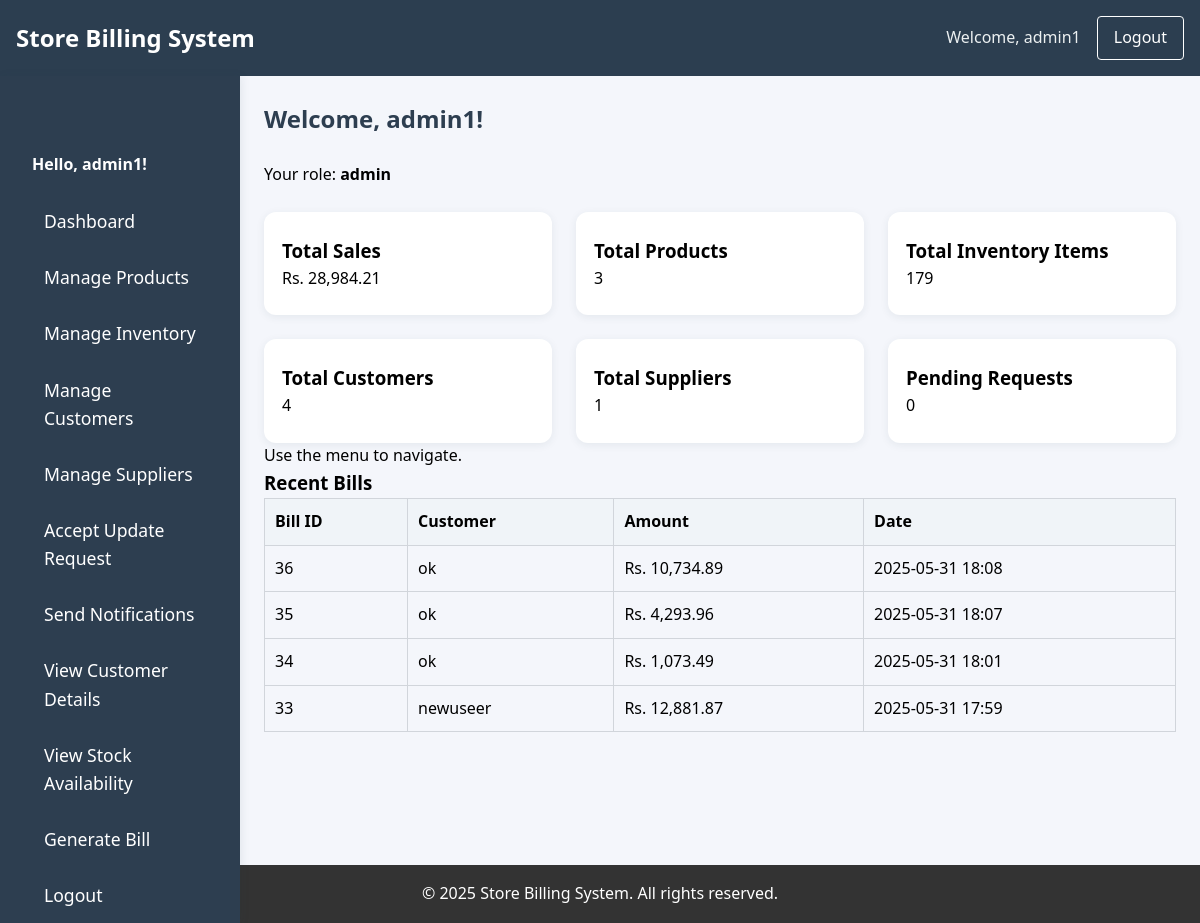
The app's page /dashboard.php (signed in) with its own data.
### tables this page shows
CREATE TABLE `bills` (
  `id` int(11) NOT NULL,
  `customer_id` int(11) DEFAULT NULL,
  `total_amount` decimal(10,2) NOT NULL DEFAULT 0.00,
  `payment_status` enum('pending','paid') DEFAULT 'pending',
  `bill_date` timestamp NOT NULL DEFAULT current_timestamp(),
  `created_at` timestamp NOT NULL DEFAULT current_timestamp(),
  `tax_amount` decimal(10,2) DEFAULT 0.00,
  `discount_amount` decimal(10,2) DEFAULT 0.00,
  `salesman` varchar(100) DEFAULT NULL,
  `guest_name` varchar(255) DEFAULT NULL,
  `guest_email` varchar(255) DEFAULT NULL,
  `payment_method` varchar(50) DEFAULT NULL,
  `order_no` varchar(100) DEFAULT NULL,
  `notes` text DEFAULT NULL,
  `due_date` date DEFAULT NULL,
  `subtotal` decimal(10,2) DEFAULT 0.00,
  `grand_total` decimal(10,2) DEFAULT 0.00
);

### dashboard.php (the view, shortened to what this page needs)
<?php
include 'db.php';
$role = $_SESSION['role'];
function get_single_value($conn, $query) {
    $result = $conn->query($query);
    if ($result && $result->num_rows > 0) {
        return $result->fetch_array()[0];
    }
    return 0;
}
$tiles = [];
if ($role == 'admin') {
    $tiles['Total Sales'] = 'Rs. ' . number_format(get_single_value($conn, "SELECT IFNULL(SUM(grand_total), 0) FROM bills"), 2);
    $tiles['Total Products'] = get_single_value($conn, "SELECT COUNT(*) FROM products");
    $tiles['Total Inventory Items'] = get_single_value($conn, "SELECT IFNULL(SUM(quantity),0) FROM inventory");
    $tiles['Total Customers'] = get_single_value($conn, "SELECT COUNT(*) FROM bills");
    $tiles['Total Suppliers'] = get_single_value($conn, "SELECT COUNT(*) FROM suppliers");
    $tiles['Pending Requests'] = get_single_value($conn, "SELECT COUNT(*) FROM requests WHERE status='pending'");
}
if ($role == 'admin') {
    $recent_bills_query = "SELECT b.id, b.grand_total, b.created_at, COALESCE(c.name, b.guest_name) as customer_name
                          FROM bills b
                          LEFT JOIN customers c ON b.customer_id = c.id
                          ORDER BY b.created_at DESC LIMIT 5";
    $recent_bills = $conn->query($recent_bills_query);
}
?>
<?php include 'header.php'; ?>
<!DOCTYPE html>
<html lang="en">
<head>
    <link rel="stylesheet" href="style.css">
</head>
<body>
<div class="layout">
    <?php include 'sidenav.php'; ?>
    <div id="main" class="main">
        <div class="content-container">
            <h2>Welcome, <?php echo htmlspecialchars($username); ?>!</h2>
            <p>Your role: <strong><?php echo htmlspecialchars($role); ?></strong></p>
            <div class="dashboard-cards">
                <?php foreach ($tiles as $label => $value): ?>
                    <div class="dashboard-card">
                        <h3><?php echo $label; ?></h3>
                        <div class="tile-value"><?php echo $value; ?></div>
                    </div>
                <?php endforeach; ?>
            </div>
            <p>Use the menu to navigate.</p>
            <?php if ($role == 'admin'): ?>
            <div class="recent-bills">
                <h3>Recent Bills</h3>
                <div class="table-container">
                    <table>
                        <thead>
                            <tr>
                                <th>Bill ID</th>
                                <th>Customer</th>
                                <th>Amount</th>
                                <th>Date</th>
                            </tr>
                        </thead>
                        <tbody>
                            <?php while ($bill = $recent_bills->fetch_assoc()): ?>
                            <tr>
                                <td><?php echo $bill['id']; ?></td>
                                <td><?php echo htmlspecialchars($bill['customer_name']); ?></td>
                                <td>Rs. <?php echo number_format($bill['grand_total'], 2); ?></td>
                                <td><?php echo date('Y-m-d H:i', strtotime($bill['created_at'])); ?></td>
                            </tr>
                            <?php endwhile; ?>
                        </tbody>
                    </table>
                </div>
            </div>
            <?php endif; ?>
        </div>
    </div>
</div>
<?php include 'footer.php'; ?>
</body>
</html>

### header.php (shortened to what this page needs)
<!DOCTYPE html>
<html lang="en">
<head>
    <link rel="stylesheet" href="style.css">
</head>
<body>
    <?php
    $header_link = isset($_SESSION['admin_id']) || isset($_SESSION['customer_id']) ? 'dashboard.php' : 'login.php';
    ?>
    <header>
        <div class="header-content">
            <a href="<?php echo $header_link; ?>" class="logo">Store Billing System</a>
            <div class="header-right">
                <?php if (isset($_SESSION['admin_id']) || isset($_SESSION['customer_id'])): ?>
                    <span class="welcome-text">Welcome, <?php echo htmlspecialchars($_SESSION['username']); ?></span>
                    <a href="logout.php" class="logout-btn">Logout</a>
                <?php endif; ?>
            </div>
        </div>
    </header>
    <main>

### sidenav.php (shortened to what this page needs)
<?php
$role = isset($_SESSION['role']) ? $_SESSION['role'] : '';
$username = isset($_SESSION['username']) ? $_SESSION['username'] : '';
?>
<div id="mySidenav" class="sidenav">
    <div style="padding: 16px 32px; color: #fff; font-weight: bold;">Hello, <?php echo htmlspecialchars($username); ?>!</div>
    <a href="dashboard.php">Dashboard</a>
    <?php if ($role == 'customer'): ?>
        <a href="view_stock.php">View Store Items</a>
        <a href="view_notifications.php">View Notifications</a>
        <a href="update_request.php">Submit Update Request</a>
        <a href="view_bills.php">View Bills</a>
    <?php elseif ($role == 'admin'): ?>
        <a href="products_crud.php">Manage Products</a>
        <a href="inventory_crud.php">Manage Inventory</a>
        <a href="customers_crud.php">Manage Customers</a>
        <a href="suppliers_crud.php">Manage Suppliers</a>
        <a href="accept_request.php">Accept Update Request</a>
        <a href="send_notification.php">Send Notifications</a>
        <a href="view_customers.php">View Customer Details</a>
        <a href="view_stock.php">View Stock Availability</a>
        <a href="generate_bill.php">Generate Bill</a>
    <?php endif; ?>
    <a href="logout.php">Logout</a>
</div>

### footer.php (shortened to what this page needs)
    </main>
    <footer>
        <p>&copy; <?php echo date('Y'); ?> Store Billing System. All rights reserved.</p>
    </footer>
</body>
</html>

### style.css (style rules this page uses)
* { margin: 0; padding: 0; box-sizing: border-box; }
html, body { width: 100vw; min-width: 0; overflow-x: hidden; margin: 0; padding: 0; font-family: 'Segoe UI', Arial, sans-serif; background: #f4f6fb; }
body { line-height: 1.6; min-height: 100vh; }
header { background-color: #2c3e50; color: white; padding: 1rem; box-shadow: 0 2px 5px rgba(0,0,0,0.1); }
.header-content { display: flex; justify-content: space-between; align-items: center; max-width: 1200px; margin: 0 auto; }
.logo { color: white; text-decoration: none; font-size: 1.5rem; font-weight: bold; }
.header-right { display: flex; align-items: center; gap: 1rem; }
.welcome-text { color: #ecf0f1; }
.logout-btn { color: white; text-decoration: none; padding: 0.5rem 1rem; border: 1px solid white; border-radius: 4px; transition: all 0.3s ease; }
footer { background-color: #333; color: white; text-align: center; padding: 1rem; position: fixed; bottom: 0; width: 100%; }
a { color: #333; text-decoration: none; }
h2 { color: #2d3e50; margin-bottom: 24px; }
a { color: #1abc9c; text-decoration: none; }
table { width: 100%; border-collapse: collapse; margin-bottom: 16px; }
th, td { border: 1px solid #d1d5db; padding: 10px; text-align: left; }
th { background: #f0f4f8; }
.sidenav { width: 240px !important; min-width: 240px; max-width: 240px; position: relative !important; left: 0 !important; top: 0 !important; height: 100vh; background: linear-gradient(180deg, #2d3e50 80%, #1abc9c 100%); box-shadow: 2px 0 8px rgba(44,62,80,0.08); padding-top: 60px; z-index: 1000; display: flex; flex-direction: column; justify-content: flex-start; }
.sidenav a { padding: 14px 32px; text-decoration: none; font-size: 1.08em; color: #fff; display: block; border-radius: 6px; margin: 2px 12px; transition: background 0.2s, color 0.2s; }
.main { flex: 1 1 0; width: 100%; margin: 0 !important; padding: 32px 32px 24px 32px; min-width: 0; background: #f4f6fb; display: block; }
.content-container, .dashboard-container, .form-container { width: 100%; max-width: 1300px; margin: 0 auto 0 0; padding: 0; }
.dashboard-cards { display: grid; grid-template-columns: repeat(auto-fit, minmax(220px, 1fr)); gap: 24px; margin-top: 24px; }
.dashboard-card { background: #fff; border-radius: 12px; box-shadow: 0 2px 8px rgba(44,62,80,0.08); padding: 24px 18px; text-align: left; min-width: 0; }

### dashboard.php (style rules this page uses)
.main { transition: margin-left 0.3s; padding: 24px; }

### sidenav.php (style rules this page uses)
.sidenav { height: 100%; width: 240px !important; min-width: 240px; max-width: 240px; position: relative !important; z-index: 1000; top: 0; left: 0; background: #2d3e50; overflow-x: hidden; padding-top: 60px; transition: none !important; }
.sidenav a { padding: 12px 32px; text-decoration: none; font-size: 1.1em; color: #fff; display: block; border-radius: 6px; margin: 2px 12px; transition: background 0.2s, color 0.2s; }
.main { transition: none !important; padding: 24px; }

### records on screen
bills: id "36", customer_name "ok", grand_total "10,734.89", created_at "2025-05-31 18:08"
bills: id "35", customer_name "ok", grand_total "4,293.96", created_at "2025-05-31 18:07"
bills: id "34", customer_name "ok", grand_total "1,073.49", created_at "2025-05-31 18:01"
bills: id "33", customer_name "newuseer", grand_total "12,881.87", created_at "2025-05-31 17:59"

### other values on screen
$_SESSION['username'] "admin1"
$username "admin1"
$role "admin"
$label "Total Sales"
$value "Rs. 28,984.21"
$label "Total Products"
$value "3"
$label "Total Inventory Items"
$value "179"
$label "Total Customers"
$value "4"
$label "Total Suppliers"
$value "1"
$label "Pending Requests"
$value "0"
